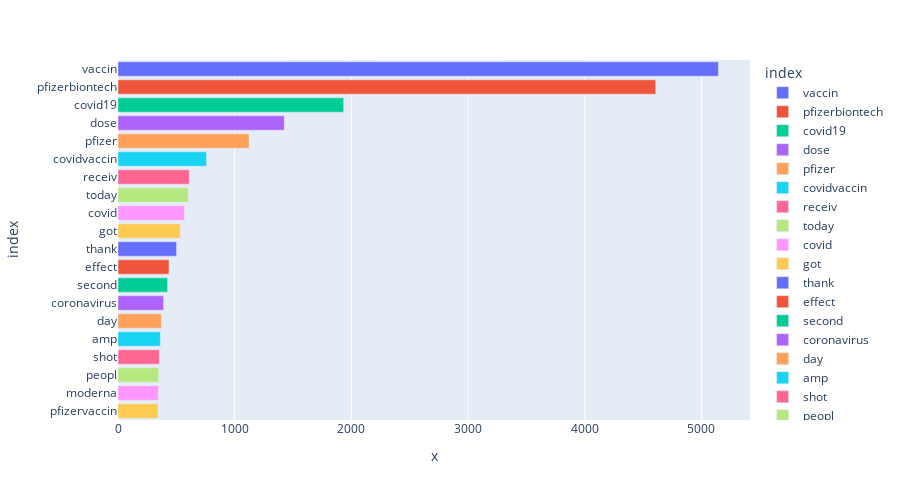

Notebook cell for this chart:
### Code cell
df = df[:20,]
px.bar(df, x=df.values,y= df.index, color=df.index, height=500)

### Figure 1 — Plotly figure (JSON) as saved in the notebook; plotly's stock layout.template omitted (floating-point values rounded to 4 significant figures)
{"data": [{"alignmentgroup": "True", "hovertemplate": "index=%{y}<br>x=%{x}<extra></extra>", "legendgroup": "vaccin", "marker": {"color": "#636efa"}, "name": "vaccin", "offsetgroup": "vaccin", "orientation": "h", "showlegend": true, "textposition": "auto", "type": "bar", "x": [5145], "xaxis": "x", "y": ["vaccin"], "yaxis": "y"}, {"alignmentgroup": "True", "hovertemplate": "index=%{y}<br>x=%{x}<extra></extra>", "legendgroup": "pfizerbiontech", "marker": {"color": "#EF553B"}, "name": "pfizerbiontech", "offsetgroup": "pfizerbiontech", "orientation": "h", "showlegend": true, "textposition": "auto", "type": "bar", "x": [4608], "xaxis": "x", "y": ["pfizerbiontech"], "yaxis": "y"}, {"alignmentgroup": "True", "hovertemplate": "index=%{y}<br>x=%{x}<extra></extra>", "legendgroup": "covid19", "marker": {"color": "#00cc96"}, "name": "covid19", "offsetgroup": "covid19", "orientation": "h", "showlegend": true, "textposition": "auto", "type": "bar", "x": [1934], "xaxis": "x", "y": ["covid19"], "yaxis": "y"}, {"alignmentgroup": "True", "hovertemplate": "index=%{y}<br>x=%{x}<extra></extra>", "legendgroup": "dose", "marker": {"color": "#ab63fa"}, "name": "dose", "offsetgroup": "dose", "orientation": "h", "showlegend": true, "textposition": "auto", "type": "bar", "x": [1425], "xaxis": "x", "y": ["dose"], "yaxis": "y"}, {"alignmentgroup": "True", "hovertemplate": "index=%{y}<br>x=%{x}<extra></extra>", "legendgroup": "pfizer", "marker": {"color": "#FFA15A"}, "name": "pfizer", "offsetgroup": "pfizer", "orientation": "h", "showlegend": true, "textposition": "auto", "type": "bar", "x": [1123], "xaxis": "x", "y": ["pfizer"], "yaxis": "y"}, {"alignmentgroup": "True", "hovertemplate": "index=%{y}<br>x=%{x}<extra></extra>", "legendgroup": "covidvaccin", "marker": {"color": "#19d3f3"}, "name": "covidvaccin", "offsetgroup": "covidvaccin", "orientation": "h", "showlegend": true, "textposition": "auto", "type": "bar", "x": [758], "xaxis": "x", "y": ["covidvaccin"], "yaxis": "y"}, {"alignmentgroup": "True", "hovertemplate": "index=%{y}<br>x=%{x}<extra></extra>", "legendgroup": "receiv", "marker": {"color": "#FF6692"}, "name": "receiv", "offsetgroup": "receiv", "orientation": "h", "showlegend": true, "textposition": "auto", "type": "bar", "x": [611], "xaxis": "x", "y": ["receiv"], "yaxis": "y"}, {"alignmentgroup": "True", "hovertemplate": "index=%{y}<br>x=%{x}<extra></extra>", "legendgroup": "today", "marker": {"color": "#B6E880"}, "name": "today", "offsetgroup": "today", "orientation": "h", "showlegend": true, "textposition": "auto", "type": "bar", "x": [602], "xaxis": "x", "y": ["today"], "yaxis": "y"}, {"alignmentgroup": "True", "hovertemplate": "index=%{y}<br>x=%{x}<extra></extra>", "legendgroup": "covid", "marker": {"color": "#FF97FF"}, "name": "covid", "offsetgroup": "covid", "orientation": "h", "showlegend": true, "textposition": "auto", "type": "bar", "x": [569], "xaxis": "x", "y": ["covid"], "yaxis": "y"}, {"alignmentgroup": "True", "hovertemplate": "index=%{y}<br>x=%{x}<extra></extra>", "legendgroup": "got", "marker": {"color": "#FECB52"}, "name": "got", "offsetgroup": "got", "orientation": "h", "showlegend": true, "textposition": "auto", "type": "bar", "x": [534], "xaxis": "x", "y": ["got"], "yaxis": "y"}, {"alignmentgroup": "True", "hovertemplate": "index=%{y}<br>x=%{x}<extra></extra>", "legendgroup": "thank", "marker": {"color": "#636efa"}, "name": "thank", "offsetgroup": "thank", "orientation": "h", "showlegend": true, "textposition": "auto", "type": "bar", "x": [502], "xaxis": "x", "y": ["thank"], "yaxis": "y"}, {"alignmentgroup": "True", "hovertemplate": "index=%{y}<br>x=%{x}<extra></extra>", "legendgroup": "effect", "marker": {"color": "#EF553B"}, "name": "effect", "offsetgroup": "effect", "orientation": "h", "showlegend": true, "textposition": "auto", "type": "bar", "x": [437], "xaxis": "x", "y": ["effect"], "yaxis": "y"}, {"alignmentgroup": "True", "hovertemplate": "index=%{y}<br>x=%{x}<extra></extra>", "legendgroup": "second", "marker": {"color": "#00cc96"}, "name": "second", "offsetgroup": "second", "orientation": "h", "showlegend": true, "textposition": "auto", "type": "bar", "x": [425], "xaxis": "x", "y": ["second"], "yaxis": "y"}, {"alignmentgroup": "True", "hovertemplate": "index=%{y}<br>x=%{x}<extra></extra>", "legendgroup": "coronavirus", "marker": {"color": "#ab63fa"}, "name": "coronavirus", "offsetgroup": "coronavirus", "orientation": "h", "showlegend": true, "textposition": "auto", "type": "bar", "x": [391], "xaxis": "x", "y": ["coronavirus"], "yaxis": "y"}, {"alignmentgroup": "True", "hovertemplate": "index=%{y}<br>x=%{x}<extra></extra>", "legendgroup": "day", "marker": {"color": "#FFA15A"}, "name": "day", "offsetgroup": "day", "orientation": "h", "showlegend": true, "textposition": "auto", "type": "bar", "x": [372], "xaxis": "x", "y": ["day"], "yaxis": "y"}, {"alignmentgroup": "True", "hovertemplate": "index=%{y}<br>x=%{x}<extra></extra>", "legendgroup": "amp", "marker": {"color": "#19d3f3"}, "name": "amp", "offsetgroup": "amp", "orientation": "h", "showlegend": true, "textposition": "auto", "type": "bar", "x": [363], "xaxis": "x", "y": ["amp"], "yaxis": "y"}, {"alignmentgroup": "True", "hovertemplate": "index=%{y}<br>x=%{x}<extra></extra>", "legendgroup": "shot", "marker": {"color": "#FF6692"}, "name": "shot", "offsetgroup": "shot", "orientation": "h", "showlegend": true, "textposition": "auto", "type": "bar", "x": [354], "xaxis": "x", "y": ["shot"], "yaxis": "y"}, {"alignmentgroup": "True", "hovertemplate": "index=%{y}<br>x=%{x}<extra></extra>", "legendgroup": "peopl", "marker": {"color": "#B6E880"}, "name": "peopl", "offsetgroup": "peopl", "orientation": "h", "showlegend": true, "textposition": "auto", "type": "bar", "x": [349], "xaxis": "x", "y": ["peopl"], "yaxis": "y"}, {"alignmentgroup": "True", "hovertemplate": "index=%{y}<br>x=%{x}<extra></extra>", "legendgroup": "moderna", "marker": {"color": "#FF97FF"}, "name": "moderna", "offsetgroup": "moderna", "orientation": "h", "showlegend": true, "textposition": "auto", "type": "bar", "x": [347], "xaxis": "x", "y": ["moderna"], "yaxis": "y"}, {"alignmentgroup": "True", "hovertemplate": "index=%{y}<br>x=%{x}<extra></extra>", "legendgroup": "pfizervaccin", "marker": {"color": "#FECB52"}, "name": "pfizervaccin", "offsetgroup": "pfizervaccin", "orientation": "h", "showlegend": true, "textposition": "auto", "type": "bar", "x": [343], "xaxis": "x", "y": ["pfizervaccin"], "yaxis": "y"}], "layout": {"barmode": "relative", "height": 500, "legend": {"title": {"text": "index"}, "tracegroupgap": 0}, "margin": {"t": 60}, "xaxis": {"anchor": "y", "domain": [0, 1], "title": {"text": "x"}}, "yaxis": {"anchor": "x", "categoryarray": ["pfizervaccin", "moderna", "peopl", "shot", "amp", "day", "coronavirus", "second", "effect", "thank", "got", "covid", "today", "receiv", "covidvaccin", "pfizer", "dose", "covid19", "pfizerbiontech", "vaccin"], "categoryorder": "array", "domain": [0, 1], "title": {"text": "index"}}}}
